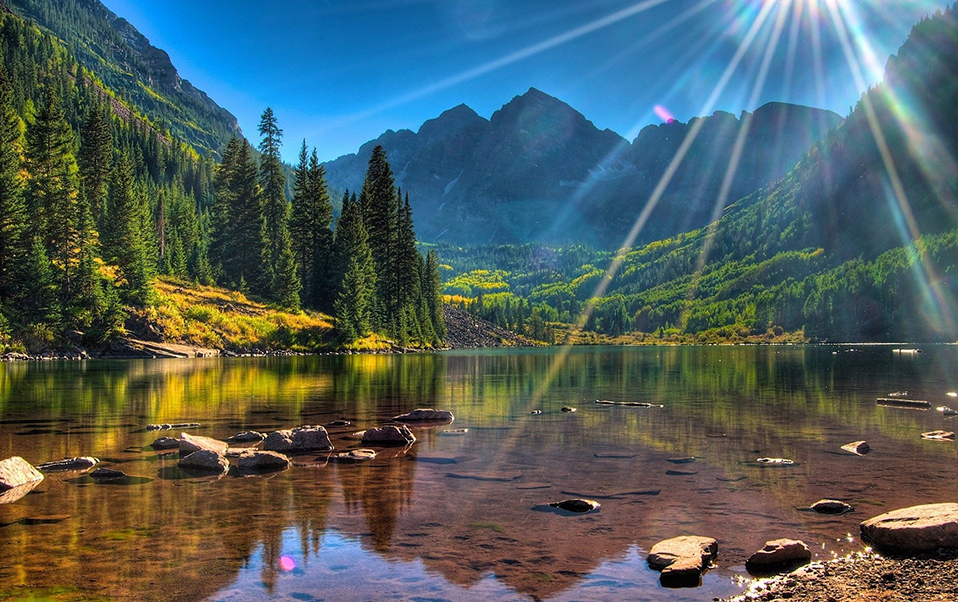
#> input picture 3_7_PyQT_Работа с картинками_Pillow/Practic1/img.png, 958 x 602 px
$ python 3_7_1_Pillow3.py
#> lines starting #> are read from the running program, lines starting #| are printed output that depends on the picture
from PIL import Image, ImageEnhance, ImageFilter

# загрузка изображения
image = Image.open("img.png")
#> image is the input picture: PIL image 958x602 RGB; mean R, G, B 79.5, 95, 94.4

# обрезка изображения
cropped_image = image.crop((0, 0, 300, 300))
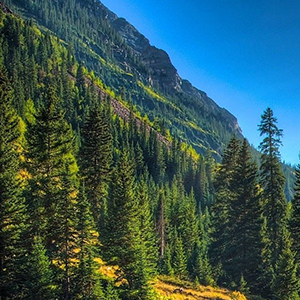
#> cropped_image: PIL image 300x300 RGB; mean R, G, B 55.3, 89.2, 87.9

# сохранение обрезанного изображения
cropped_image.save("cropped_image.jpg")

enhancer = ImageEnhance.Brightness(image)
bright_image = enhancer.enhance(1.5)
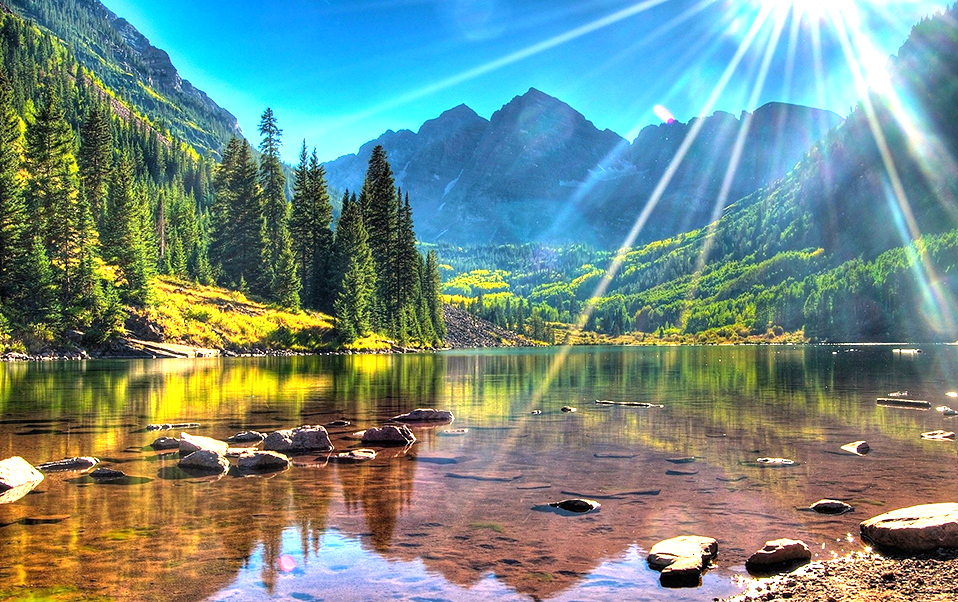
#> bright_image: PIL image 958x602 RGB; mean R, G, B 116.1, 140, 131.8

# сохранение увеличенного изображения
bright_image.save("bright_image.jpg")

# применение фильтра "Размытие"
blurred_image = image.filter(ImageFilter.BLUR)
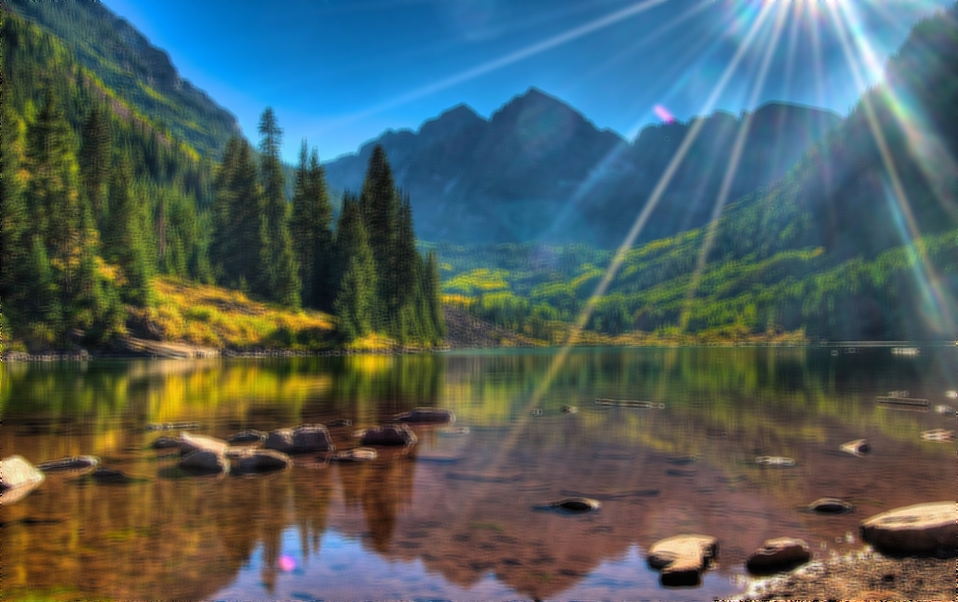
#> blurred_image: PIL image 958x602 RGB; mean R, G, B 79.6, 95, 94.4

# сохранение обработанного изображения
blurred_image.save("blurred_image.jpg")

$ run again, with 3_7_PyQT_Работа с картинками_Pillow/Practic1/crope.png copied over 3_7_PyQT_Работа с картинками_Pillow/Practic1/img.png
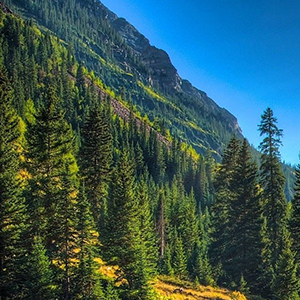
#> input picture 3_7_PyQT_Работа с картинками_Pillow/Practic1/crope.png, 300 x 300 px
#> image is the input picture: PIL image 300x300 RGB; mean R, G, B 55.3, 89.2, 87.9
#> `bright_image = enhancer.enhance(1.5)`:
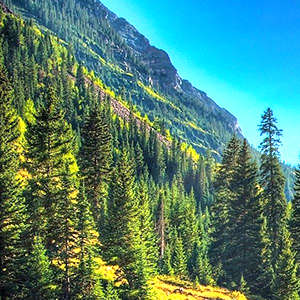
#> bright_image: PIL image 300x300 RGB; mean R, G, B 81.6, 132.3, 115.2
#> `blurred_image = image.filter(ImageFilter.BLUR)`:
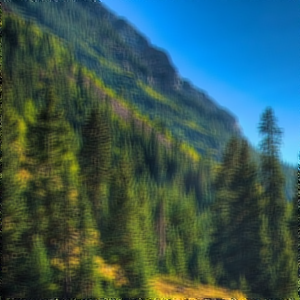
#> blurred_image: PIL image 300x300 RGB; mean R, G, B 55.3, 89.2, 87.9
